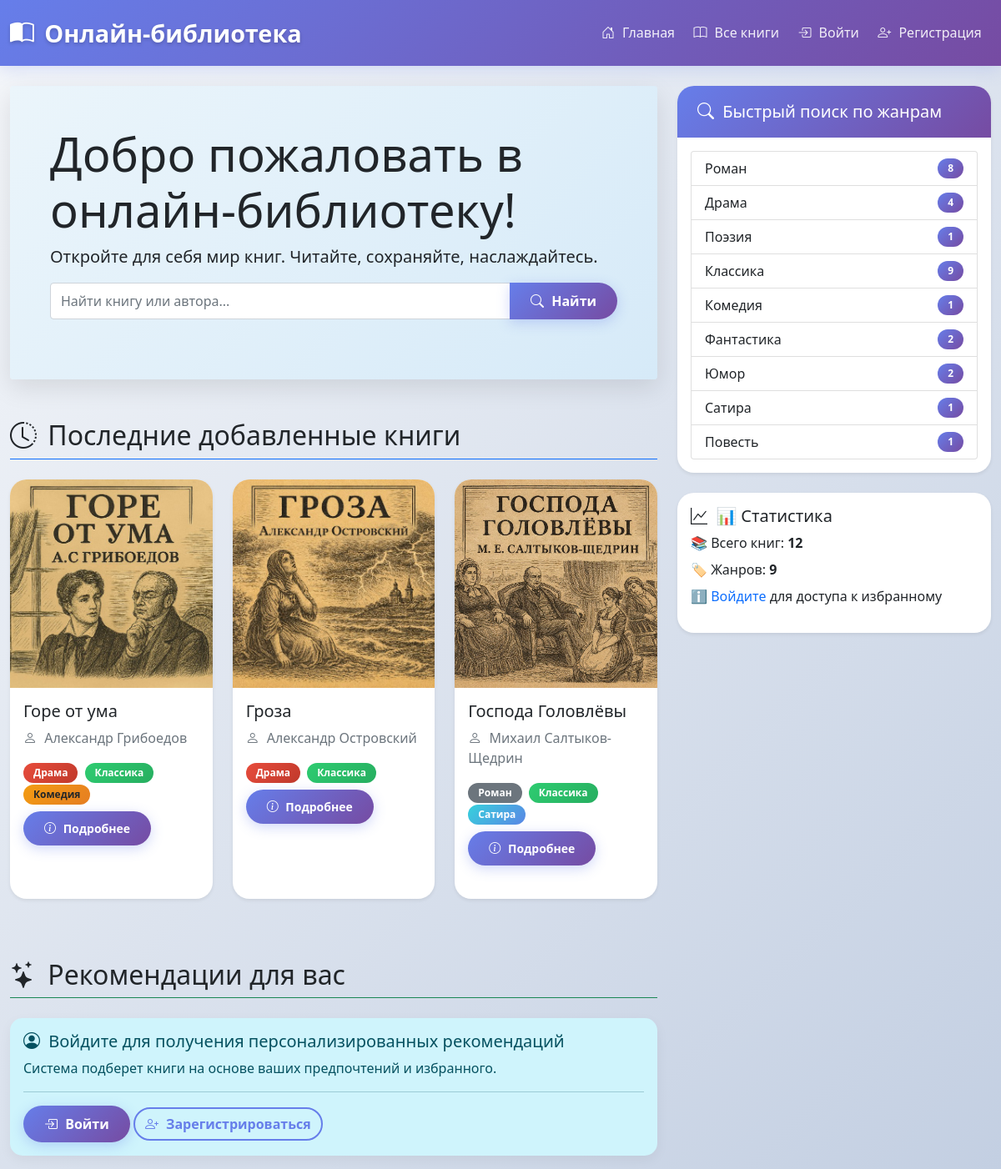
The page / on the database its author committed.
### library/models.py (models this page shows, shortened)
class Book(models.Model):
    title = models.CharField(max_length=200)
    author = models.ForeignKey('Author', on_delete=models.CASCADE)
    genres = models.ManyToManyField('Genre')
    description = models.TextField(blank=True)
    cover = models.ImageField(upload_to='covers/', blank=True, null=True)
    book_file = models.FileField(upload_to='books/', blank=True, null=True)
    created_at = models.DateTimeField(auto_now_add=True)
    favorited_by = models.ManyToManyField(
        User,
        related_name='favorite_books',
        blank=True,
        verbose_name="В избранном у"
    )
    class Meta:
        verbose_name = "Книга"
        verbose_name_plural = "Книги"

class Author(models.Model):
    name = models.CharField(max_length=100, verbose_name="Имя автора")
    class Meta:
        verbose_name = "Автор"
        verbose_name_plural = "Авторы"

class Genre(models.Model):
    name = models.CharField(max_length=50, verbose_name="Название жанра")
    class Meta:
        verbose_name = "Жанр"
        verbose_name_plural = "Жанры"

### library/views.py (the view, shortened to what this page needs)
# urls.py: path('', views.home, name='home'),
def home(request):
    genres = Genre.objects.all()
    latest_books = Book.objects.order_by('-id')[:6]
    total_books = Book.objects.count()
    last_three_books = Book.objects.order_by('-id')[:3]
    recommended_books = None
    user_favorite_genres = []
    context = {
        'genres': genres,
        'latest_books': latest_books,
        'total_books': total_books,
        'last_three_books': last_three_books,
        'recommended_books': recommended_books,
        'user_favorite_genres': user_favorite_genres,
    }
    return render(request, 'library/home.html', context)

### library/templates/library/home.html (shortened to what this page needs)
{% extends 'library/base.html' %}
{% block content %}
<div class="row">
    <div class="col-lg-8">
        <div class="jumbotron p-5 rounded" style="background: linear-gradient(135deg, #EBF5FB, #D6EAF8);">
            <h1 class="display-4 text-dark">Добро пожаловать в онлайн-библиотеку!</h1>
            <p class="lead text-dark">Откройте для себя мир книг. Читайте, сохраняйте, наслаждайтесь.</p>
            <form method="get" action="/books/" class="mb-4">
                <div class="input-group">
                    <input type="text" name="q" class="form-control" placeholder="Найти книгу или автора...">
                    <button class="btn btn-primary" type="submit">
                        <i class="bi bi-search"></i> Найти
                    </button>
                </div>
            </form>
        </div>
        <div class="last-added mt-5">
            <h2 class="text-dark mb-4 pb-2 border-bottom border-primary">
                <i class="bi bi-clock-history"></i> Последние добавленные книги
            </h2>
            <div class="row">
                {% for book in last_three_books %}
                <div class="col-md-4 mb-4">
                    <div class="card h-100 shadow-sm">
                        {% if book.cover %}
                            <img src="{{ book.cover.url }}"
                                 class="card-img-top book-cover"
                                 alt="{{ book.title }}"
                                 style="height: 250px; object-fit: cover; width: 100%;">
                        {% else %}
                            <div class="card-img-top book-cover d-flex align-items-center justify-content-center text-center gradient-classic"
                                 style="min-height: 250px; padding: 15px; width: 100%;">
                                <h4 class="text-dark fw-bold">{{ book.title }}</h4>
                            </div>
                        {% endif %}
                        <div class="card-body">
                            <h5 class="card-title">{{ book.title }}</h5>
                            <p class="card-text text-muted">
                                <i class="bi bi-person"></i> {{ book.author.name }}
                            </p>
                            <div class="mb-2">
                                {% for genre in book.genres.all|slice:":3" %}
                                    <span class="badge
                                        {% if genre.name == 'Классика' %}bg-success
                                        {% elif genre.name == 'Драма' %}bg-danger
                                        {% elif genre.name == 'Комедия' %}bg-warning text-dark
                                        {% elif genre.name == 'Сатира' %}bg-info
                                        {% elif genre.name == 'Фантастика' %}bg-primary
                                        {% elif genre.name == 'Роман' %}bg-secondary
                                        {% else %}bg-primary{% endif %} me-1">
                                        {{ genre.name }}
                                    </span>
                                {% endfor %}
                            </div>
                            <div class="d-flex justify-content-between align-items-center">
                                <a href="/books/{{ book.pk }}/" class="btn btn-primary btn-sm">
                                    <i class="bi bi-info-circle"></i> Подробнее
                                </a>
                            </div>
                        </div>
                    </div>
                </div>
                {% empty %}
                <div class="col-12">
                    <div class="alert alert-info">
                        <i class="bi bi-info-circle"></i> Книги пока не добавлены в библиотеку.
                    </div>
                </div>
                {% endfor %}
            </div>
        </div>
        <div class="recommendations mt-5">
            <h2 class="text-dark mb-4 pb-2 border-bottom border-success">
                <i class="bi bi-stars"></i> Рекомендации для вас
            </h2>
            {% if user.is_authenticated %}
                {% if user_favorite_genres %}
                    <div class="user-genres mb-4 p-3 rounded" style="background: #e8f4fc; border-left: 4px solid #3498db;">
                        <p class="mb-0 text-dark">
                            <strong><i class="bi bi-tags"></i> На основе ваших предпочтений:</strong>
                            {% for genre in user_favorite_genres|slice:":5" %}
                                <span class="badge
                                    {% if genre.name == 'Классика' %}bg-success
                                    {% elif genre.name == 'Драма' %}bg-danger
                                    {% elif genre.name == 'Комедия' %}bg-warning text-dark
                                    {% elif genre.name == 'Сатира' %}bg-info
                                    {% elif genre.name == 'Фантастика' %}bg-primary
                                    {% elif genre.name == 'Роман' %}bg-secondary
                                    {% else %}bg-primary{% endif %} me-1 mb-1">
                                    {{ genre.name }}
                                </span>
                            {% endfor %}
                            {% if user_favorite_genres|length > 5 %}
                                <span class="badge bg-secondary">+{{ user_favorite_genres|length|add:"-5" }} еще</span>
                            {% endif %}
                        </p>
                    </div>
                {% endif %}
                {% if recommended_books %}
                    <div class="row">
                        {% for book in recommended_books|slice:":3" %}
                        <div class="col-md-4 mb-4">
                            <div class="card h-100 shadow-sm border-success border-top">
                                {% if book.cover %}
                                    <img src="{{ book.cover.url }}"
                                         class="card-img-top book-cover"
                                         alt="{{ book.title }}"
                                         style="height: 250px; object-fit: cover; width: 100%;">
                                {% else %}
                                    <div class="card-img-top book-cover d-flex align-items-center justify-content-center text-center gradient-fiction"
                                         style="min-height: 250px; padding: 15px; width: 100%;">
                                        <h5 class="text-dark fw-bold">{{ book.title }}</h5>
                                    </div>
                                {% endif %}
                                <div class="card-body">
                                    <h5 class="card-title">{{ book.title }}</h5>
                                    <p class="card-text text-muted">
                                        <i class="bi bi-person"></i> {{ book.author.name }}
                                    </p>
                                    <div class="mb-3">
                                        {% for genre in book.genres.all|slice:":3" %}
                                            <span class="badge
                                                {% if genre.name == 'Классика' %}bg-success
                                                {% elif genre.name == 'Драма' %}bg-danger
                                                {% elif genre.name == 'Комедия' %}bg-warning text-dark
                                                {% elif genre.name == 'Сатира' %}bg-info
                                                {% elif genre.name == 'Фантастика' %}bg-primary
                                                {% elif genre.name == 'Роман' %}bg-secondary
                                                {% else %}bg-primary{% endif %} me-1">
                                                {{ genre.name }}
                                            </span>
                                        {% endfor %}
                                    </div>
                                    <p class="rec-reason mb-2" style="color: #27ae60; font-size: 0.9rem;">
                                        <i class="bi bi-lightbulb"></i>
                                        {% with fav_books=user.favorite_books.all|slice:":1" %}
                                            {% for fav_book in fav_books %}
                                                {% if book.author == fav_book.author %}
                                                    Тот же автор, что и "{{ fav_book.title }}"
                                                {% else %}
                                                    Популярная книга среди наших читателей
                                                {% endif %}
                                            {% empty %}
                                                Популярная книга среди наших читателей
                                            {% endfor %}
                                        {% endwith %}
                                    </p>
                                    <div class="d-flex justify-content-between align-items-center">
                                        <a href="/books/{{ book.pk }}/" class="btn btn-primary btn-sm">
                                            <i class="bi bi-info-circle"></i> Подробнее
                                        </a>
                                        {% if user.is_authenticated %}
                                        <form method="post" action="{% url 'toggle_favorite' book.id %}" class="d-inline">
                                            {% csrf_token %}
                                            <button type="submit" class="btn btn-link text-decoration-none p-0"
                                                    title="{% if book in user.favorite_books.all %}Удалить из избранного{% else %}Добавить в избранное{% endif %}">
                                                <i class="bi {% if book in user.favorite_books.all %}bi-heart-fill text-danger{% else %}bi-heart text-muted{% endif %} fs-5"></i>
                                            </button>
                                        </form>
                                        {% endif %}
                                    </div>
                                </div>
                            </div>
                        </div>
                        {% endfor %}
                    </div>
                {% else %}
                    <div class="alert alert-warning">
                        <h5 class="alert-heading">
                            <i class="bi bi-exclamation-triangle"></i> Нет рекомендаций
                        </h5>
                        <p class="mb-0">Добавьте книги в избранное, чтобы получать персонализированные рекомендации.</p>
                        <hr>
                        <a href="/books/" class="btn btn-primary">
                            <i class="bi bi-book"></i> Посмотреть все книги
                        </a>
                    </div>
                {% endif %}
            {% else %}
                <div class="alert alert-info">
                    <h5 class="alert-heading">
                        <i class="bi bi-person-circle"></i> Войдите для получения персонализированных рекомендаций
                    </h5>
                    <p class="mb-0">Система подберет книги на основе ваших предпочтений и избранного.</p>
                    <hr>
                    <a href="{% url 'login' %}" class="btn btn-primary">
                        <i class="bi bi-box-arrow-in-right"></i> Войти
                    </a>
                    <a href="{% url 'register' %}" class="btn btn-outline-primary">
                        <i class="bi bi-person-plus"></i> Зарегистрироваться
                    </a>
                </div>
            {% endif %}
        </div>
    </div>
    <div class="col-lg-4">
        <div class="card shadow-sm">
            <div class="card-header bg-primary text-white">
                <h5 class="mb-0">
                    <i class="bi bi-search"></i> Быстрый поиск по жанрам
                </h5>
            </div>
            <div class="card-body">
                <div class="list-group">
                    {% for genre in genres %}
                    <a href="/books/?genre={{ genre.id }}" class="list-group-item list-group-item-action d-flex justify-content-between align-items-center">
                        {{ genre.name }}
                        <span class="badge bg-primary rounded-pill">{{ genre.book_set.count }}</span>
                    </a>
                    {% empty %}
                    <div class="list-group-item text-muted">
                        <i class="bi bi-info-circle"></i> Жанры не найдены
                    </div>
                    {% endfor %}
                </div>
            </div>
        </div>
        <div class="card mt-4 shadow-sm">
            <div class="card-body gradient-classic">
                <h5 class="text-dark">
                    <i class="bi bi-graph-up"></i> 📊 Статистика
                </h5>
                <ul class="list-unstyled">
                    <li class="mb-2">
                        📚 <span class="text-dark">Всего книг:</span>
                        <strong>{{ total_books }}</strong>
                    </li>
                    <li class="mb-2">
                        🏷️ <span class="text-dark">Жанров:</span>
                        <strong>{{ genres.count }}</strong>
                    </li>
                    {% if user.is_authenticated %}
                    <li class="mb-0">
                        👤 <span class="text-dark">Вы вошли как:</span>
                        <strong>{{ user.username }}</strong>
                    </li>
                    {% else %}
                    <li class="mb-0">
                        ℹ️ <span class="text-dark">
                            <a href="{% url 'login' %}" class="text-decoration-none">Войдите</a> для доступа к избранному
                        </span>
                    </li>
                    {% endif %}
                </ul>
            </div>
        </div>
    </div>
</div>
{% endblock %}

### rows shown on the page
Book: cover (picture), title "Горе от ума", author.name "Александр Грибоедов"
Genre: name "Драма", book_set.count "4"
Genre: name "Классика", book_set.count "9"
Genre: name "Комедия", book_set.count "1"
Book: cover (picture), title "Гроза", author.name "Александр Островский"
Book: cover (picture), title "Господа Головлёвы", author.name "Михаил Салтыков-Щедрин"
Genre: name "Роман", book_set.count "8"
Genre: name "Сатира", book_set.count "1"
Genre: name "Поэзия", book_set.count "1"
Genre: name "Фантастика", book_set.count "2"
Genre: name "Юмор", book_set.count "2"
Genre: name "Повесть", book_set.count "1"

### other values the page prints
{{ total_books }} "12"
{{ genres.count }} "9"
